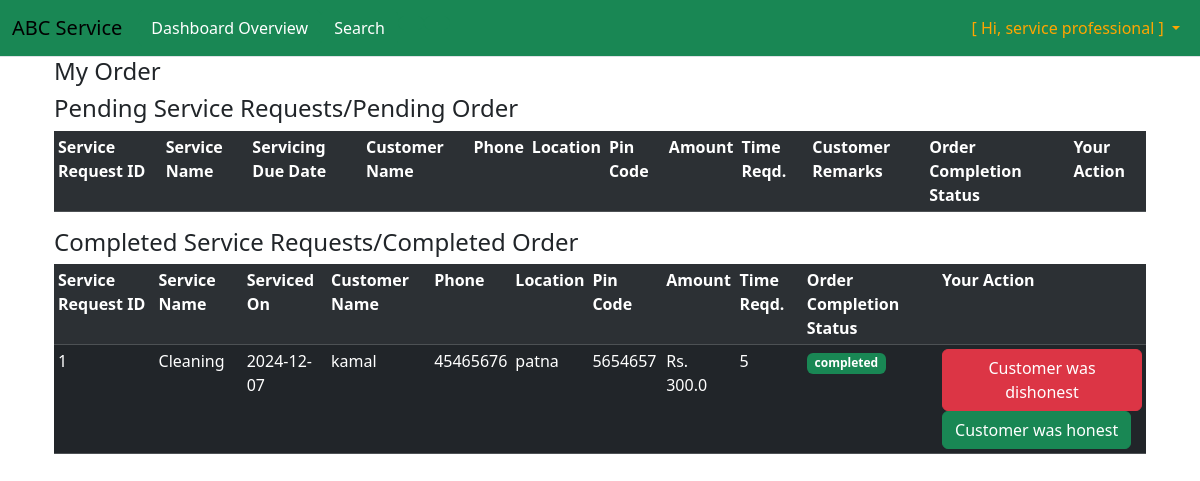
/professional/dashboard_route (signed in), run on the app's committed database.
### backend_dir/model.py (models this page shows)
class clsServiceRequests(db.Model):
    __tablename__ = 'tblServiceRequests'
    service_request_id_col = db.Column(db.Integer, primary_key=True, autoincrement=True)
    customer_id_col = db.Column(db.Integer, db.ForeignKey('tblCustomers.customer_id_col'), nullable=False)
    service_professional_id_col=db.Column(db.Integer, db.ForeignKey('tblServiceProfessionals.serviceProfessional_id_col'), nullable=False)
    service_id_col = db.Column(db.Integer, db.ForeignKey('tblServices.service_id_col'), nullable=False)
    date_of_service_wanted_col = db.Column(db.String, nullable=False)
    completion_status_col = db.Column(db.String(50), default='not completed')  # Pending, In Progress, Completed
    customers_remarks_instruction_col = db.Column(db.Text, nullable=True)
    is_accepted_by_service_professional_col=db.Column(db.Boolean)
    customers_table = db.relationship(
                                        "clsCustomers",
                                        back_populates="service_requests_table",
                                        uselist=False,
                                        lazy=True,
                                        cascade="all"
                                    )
    services_table = db.relationship(
                                        "clsServices",
                                        back_populates="service_requests_table",
                                        uselist=False,
                                        lazy=True,
                                        cascade="all"
                                    )
    service_professionals_table = db.relationship(
                                        "clsServiceProfessionals",
                                        back_populates="service_requests_table",
                                        uselist=False,
                                        lazy=True,
                                        cascade="all"
                                    )
    review_rating_table = db.relationship(
                                            'clsReviewRating',
                                            back_populates='service_request_table',
                                            lazy=True,
                                            uselist=True  # Allow multiple reviews for each service request
                                        )

class clsServices(db.Model):
    __tablename__ = 'tblServices'
    service_id_col = db.Column(db.Integer, primary_key=True, autoincrement=True)
    service_name_col = db.Column(db.String(150), nullable=False, unique=True)
    base_price_col = db.Column(db.Float, nullable=False)
    time_required_col = db.Column(db.Integer)
    description_col = db.Column(db.Text)
    service_professional_table = db.relationship(
                                                    "clsServiceProfessionals",
                                                    back_populates="services_table",
                                                    uselist=False, # forces 1-to-1
                                                    lazy=True,
                                                    cascade="all"
                                                )
    cart_table = db.relationship(
                                    "clsCart",
                                    back_populates="services_table",  # Link to the services_table in clsCart
                                    lazy=True,
                                    uselist=True,
                                    cascade="all"
                                )
    service_requests_table = db.relationship(
                                                "clsServiceRequests",
                                                back_populates="services_table",
                                                uselist=False,
                                                cascade="all",
                                                lazy=True
                                            )

class clsUsers(db.Model):
    __tablename__ = 'tblUsers'
    user_id_col = db.Column(db.Integer, primary_key=True, autoincrement=True)
    user_name_col = db.Column(db.String, nullable=False)
    email_col = db.Column(db.String, unique=True, nullable=False)
    password_col = db.Column(db.String, nullable=False)
    user_type_col = db.Column(db.String, nullable=False)  # e.g., 'admin', 'customer', 'service_professional'
    date_registered_col = db.Column(db.String)
    block_status_col = db.Column(db.String(50), nullable=False, default='unblocked/active')
    customer_table = db.relationship(
                                        "clsCustomers",
                                        cascade="all", #If a  record of clsUsers is deleted, the associated  record in clsCustomers will also be deleted automatically,
                                        back_populates="users_table",   # if you have a clsCustomers object, you can access the associated clsUsers object using customer.users_table).
                                        uselist=False, #one-to-one relationship a record in clsUsers can have only 1 record in clsCustomers
                                        lazy=True
                                    )
    service_professional_table = db.relationship(
                                                    "clsServiceProfessionals",
                                                    cascade="all",
                                                    back_populates="users_table",   # Enables access to the associated clsUsers record as service_professional.user
                                                    uselist=False,
                                                    lazy=True
                                                )
    block_history_table = db.relationship('clsBlockHistory', backref='users_table', lazy=True)

class clsCustomers(db.Model):
    __tablename__ = 'tblCustomers'
    customer_id_col = db.Column(db.Integer, primary_key=True, autoincrement=True)
    user_id_col = db.Column(db.Integer, db.ForeignKey('tblUsers.user_id_col'), unique=True)
    phone_col = db.Column(db.String, nullable=False)  # Phone stored as a string to include country codes or leading zeros
    location_col = db.Column(db.String(150))
    pin_col = db.Column(db.Integer)
    wage_theft_count_col = db.Column(db.Integer, default=0)
    users_table = db.relationship(
                                    "clsUsers",
                                    back_populates="customer_table",
                                    lazy=True,
                                    cascade="save-update",
                                    uselist=False
                                )
    cart_table = db.relationship(
                                    "clsCart",
                                    back_populates="customers_table",  # back_populates used here to link to cart_items_table in clsCart
                                    lazy=True,
                                    cascade="save-update"
                                )
    service_requests_table = db.relationship(
                                        "clsServiceRequests",
                                        back_populates="customers_table",
                                        uselist=False,
                                        cascade="save-update",
                                        lazy=True
                                    )
    review_rating_table = db.relationship(
        'clsReviewRating',
        back_populates='customer_table',
        lazy=True,
        uselist=True  # Allow multiple reviews from the same customer
    )

### backend_dir/controllers.py (the view)
@myApp.route('/professional/dashboard_route',methods=['GET'])
def professional_dashboard():
    if 'user_id_session' not in session and session['user_type_session'] != 'service professional':
        message = "Please log in to proceed."
        return render_template('login.html', message=message)
    else:
        user_id=session['user_id_session']
        service_professional_id=db.session.query(clsServiceProfessionals.serviceProfessional_id_col).filter(clsServiceProfessionals.user_id_col==user_id).scalar()
        is_approved=db.session.query(clsServiceProfessionals.is_approved_col).filter(clsServiceProfessionals.serviceProfessional_id_col==service_professional_id).scalar()
        if is_approved==True:
            return render_template('serviceProfessional_dir/serviceProfessional_dashboard_overview_html.html',
                                   service_request_result_list=fun_get_all_service_request_in_ascending_date(service_professional_id))
        else:
            return render_template('serviceProfessional_dir/serviceProfessional_dashboard_overview_html.html',
                                    message="You are not approved by admin yet to view your order")

### backend_dir/controllers.py (called while the page is built)
def fun_get_all_service_request_in_ascending_date(service_professional_id):
    from sqlalchemy import asc
    service_request_result_list = db.session.query(clsServiceRequests).filter(clsServiceRequests.service_professional_id_col==service_professional_id).order_by(asc(clsServiceRequests.date_of_service_wanted_col)).all()
    return service_request_result_list

### templates/serviceProfessional_dir/serviceProfessional_dashboard_overview_html.html (shortened to what this page needs)
{%extends "serviceProfessional_dir/service_professional_layout.html" %}
{%block content%}
<div class="container">
  <div class="container">
  <h4>My Order</h4>
  <h4>Pending Service Requests/Pending Order</h4>
    {% if service_request_result_list %}
        <table class="table table-striped table-dark table-sm table-hover">
            <tr>
                <th>Service Request ID</th>
                <th>Service Name</th>
                <th>Servicing Due Date</th>
                <th>Customer Name</th>
                <th>Phone</th>
                <th>Location</th>
                <th>Pin Code</th>
                <th>Amount</th>
                <th>Time Reqd.</th>
                <th>Customer Remarks</th>
                <th>Order Completion Status</th>
                <th>Your Action</th>
            </tr>
        </table>
        <h4>Completed Service Requests/Completed Order</h4>
        <table class="table table-striped table-dark table-sm table-hover">
            <tr>
                <th>Service Request ID</th>
                <th>Service Name</th>
                <th>Serviced On</th>
                <th>Customer Name</th>
                <th>Phone</th>
                <th>Location</th>
                <th>Pin Code</th>
                <th>Amount</th>
                <th>Time Reqd.</th>
                <th>Order Completion Status</th>
                <th>Your Action</th>
            </tr>
                {% for service_request in service_request_result_list %}
                    {% if service_request.completion_status_col=="completed": %}
                        <tr>
                            <td>{{service_request.service_request_id_col}}</td>
                            <td>{{service_request.services_table.service_name_col}} </td>
                            <td>{{service_request.date_of_service_wanted_col}}</td>
                            <td>{{service_request.customers_table.users_table.user_name_col}}</td>
                            <td>{{service_request.customers_table.phone_col}}</td>
                            <td>{{service_request.customers_table.location_col}}</td>
                            <td>{{service_request.customers_table.pin_col}}</td>
                            <td>Rs. {{service_request.services_table.base_price_col}}</td>
                            <td>{{service_request.services_table.time_required_col}}</td>
                            <td><span class="badge text-bg-success">{{service_request.completion_status_col}}</span></td>
                            <td>
                                <a href="/make_wage_theft_route/{{service_request.service_request_id_col}}" class="btn btn-danger">Customer was dishonest</a>
                                <a href="/donot_make_wage_theft_route/{{service_request.service_request_id_col}}" class="btn btn-success">Customer was honest</a>
                            </td>
                        </tr>
                    {%endif%}
                {%endfor%}
        </table>
    {% else %}
        <p>No orders found.</p>
    {%endif%}
</div>
</div>
{%endblock%}

### templates/serviceProfessional_dir/service_professional_layout.html (shortened to what this page needs)
<!DOCTYPE html>
<html>
  <head>
    <link href="https://cdn.jsdelivr.net/npm/bootstrap@5.3.3/dist/css/bootstrap.min.css" rel="stylesheet">
    <link rel="stylesheet" href="https://cdn.jsdelivr.net/npm/bootstrap-icons@1.11.3/font/bootstrap-icons.min.css">
    <link href="static\stylesheet\style.css" rel="stylesheet"/>
  </head>
  <body>
    <nav class="navbar bg-success border-bottom border-body navbar-expand-lg">
      <div class="container-fluid">
        <a class="navbar-brand" href="#">ABC Service</a>
        <div class="collapse navbar-collapse" id="navbarScroll">
          <ul class="navbar-nav me-auto my-2 my-lg-0 navbar-nav-scroll" style="--bs-scroll-height: 100px;">
            <li class="nav-item">
              <a href="/professional/dashboard_route" type="button" class="btn btn-success">Dashboard Overview</a>
            </li>
            <li class="nav-item">
              <a href="/professional/search_route" type="button" class="btn btn-success">Search</a>
            </li>
            <li class="nav-item">
              <a href="" type="button" class="btn btn-success"></a>
            </li>
            <li class="nav-item">
              <a href="" type="button" class="btn btn-success"></a>
            </li>
          </ul>
          <ul class="navbar-nav ms-auto">
            <li class="nav-item dropdown">
              <a style="color:orange;" class="nav-link dropdown-toggle" href="#" id="navbarDropdown" role="button" data-bs-toggle="dropdown" aria-expanded="false">
                [ Hi, {{ session['user_type_session'] }} ]
              </a>
            </li>
          </ul>
        </div>
      </div>
    </nav>
    {% block content %}{% endblock %}
  </body>
</html>

### static/stylesheet/style.css (style rules this page uses)
body { margin: 0; padding: 0; }

### data on the page
clsServiceRequests: service_request_id_col "1", services_table.service_name_col "Cleaning", date_of_service_wanted_col "2024-12-07", customers_table.users_table.user_name_col "kamal", customers_table.phone_col "45465676", customers_table.location_col "patna", customers_table.pin_col "5654657", services_table.base_price_col "300.0", services_table.time_required_col "5", completion_status_col "completed"

### other printed values
{{ session['user_type_session'] }} "service professional"
